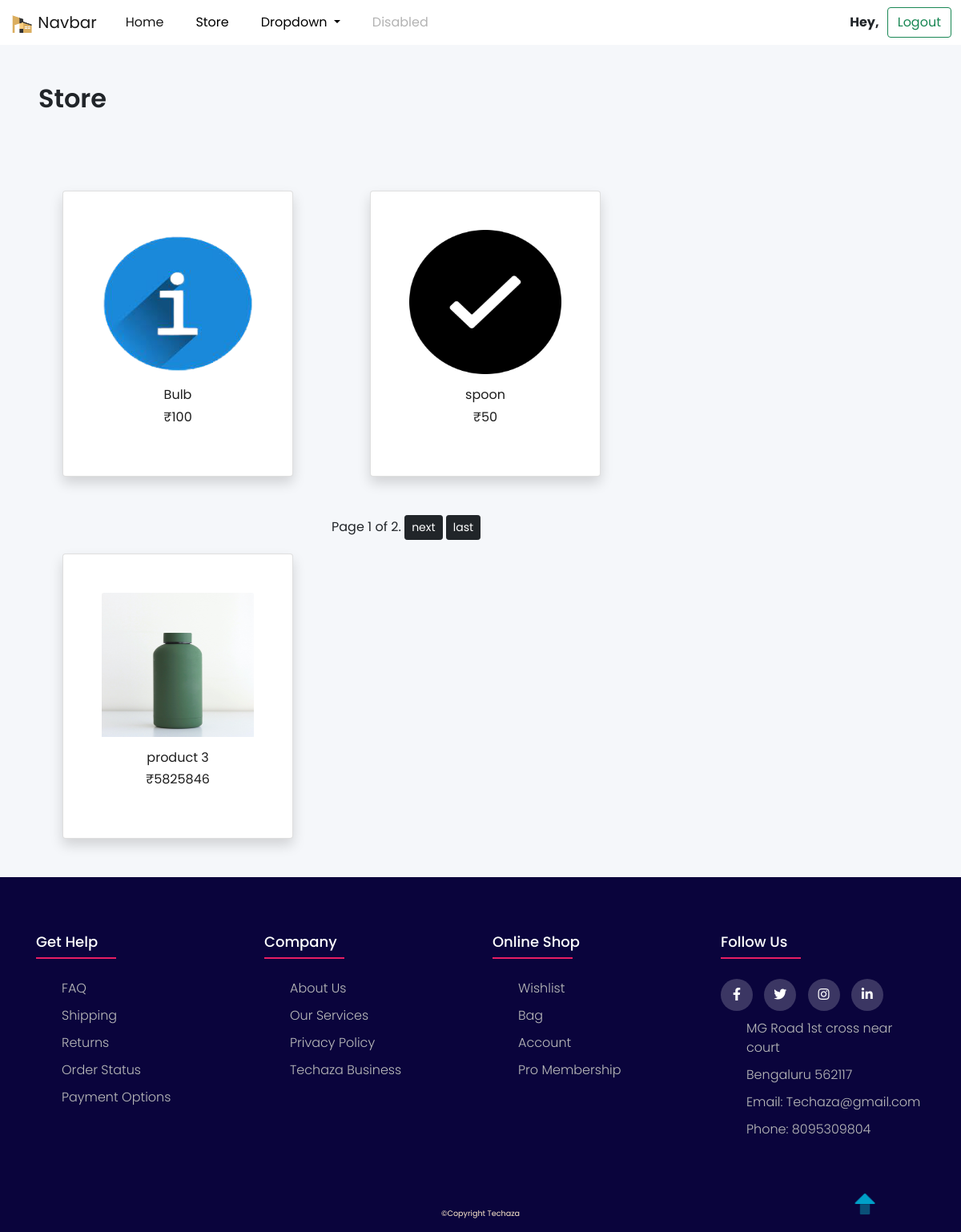
/product, run on the app's committed database.
### product/models.py (models this page shows)
class Product(models.Model):
    id = models.AutoField(primary_key=True)
    name = models.TextField(max_length=50)
    description = models.TextField(max_length=250)
    price = models.PositiveIntegerField()
    category = models.IntegerField(choices=category_choices)
    image = models.ImageField(upload_to='productImg', height_field=None, width_field=None, max_length=None, blank=True, null=True)

### product/views.py (the view)
# urls.py: path('product', views.ProductsList.as_view(), name='product'),
class ProductsList(ListView):
    template_name = 'store/products.html'
    model = Product
    context_object_name = 'products'
    paginate_by = 3
    def get_queryset(self, *args, **kwargs):
        products = Product.objects.all()
        return products

### templates/store/products.html (shortened to what this page needs)
{% extends "layout.html" %}
{% load static %}
{% block body %}
<h2 class="Store m-5">Store</h2>
<div class="container">
  <div class="row row-cols-2 ">
    {% for item in page_obj %}
    <div class="card inner p-5 text-center shadow m-5" style="width: 18rem;">
      <img src={{ item.image.url }} class="card-img-top" height="180px" alt="...">
      <div class="card-body">
        <h5 class="card-title">{{ item.name }}</h5>
        <h5 class="card-text">₹{{ item.price }}</h5>
      </div>
    </div>
    {% endfor %}
    <div class="pagination align-middle text-center">
      <span class="step-links">
        <span class="current">
          Page {{ page_obj.number }} of {{ page_obj.paginator.num_pages }}.
        </span>
        {% if page_obj.has_next %}
        <a class="btn btn-sm btn-dark" href="?page={{ page_obj.next_page_number }}">
          next
        </a>
        <a class="btn btn-sm btn-dark" href="?page={{ page_obj.paginator.num_pages }}">
          last
        </a>
        {% endif %}
      </span>
    </div>
  </div>
</div>
{% endblock %}

### static/css/style.css (style rules this page uses)
html { scroll-behavior: smooth; }
* { margin: 0; padding: 0; box-sizing: border-box; }
html { overflow-x: hidden; }
body { scroll-behavior: smooth; font-family: 'poppins', sans-serif; }
h2 { font-size: 2rem; font-weight: 600; }
h5 { font-size: 1rem; font-weight: 400; color: #1d1d1d; }
.container { max-width: 1170px; margin: auto; }
.row { display: flex; flex-wrap: wrap; }
.inner { overflow: hidden; }
.inner img { transition: all 1s ease; }
body { margin: 0; padding: 0; background: #F5F7FA; height: 100vh; }
@media screen and (max-width: 1220px) { .container { max-width: 95%; } }

### data on the page
Product: image (picture), name "Bulb", price "100"
Product: image (picture), name "spoon", price "50"
Product: image (picture), name "product 3", price "5825846"

### other printed values
{{ page_obj.number }} "1"
{{ page_obj.paginator.num_pages }} "2"
